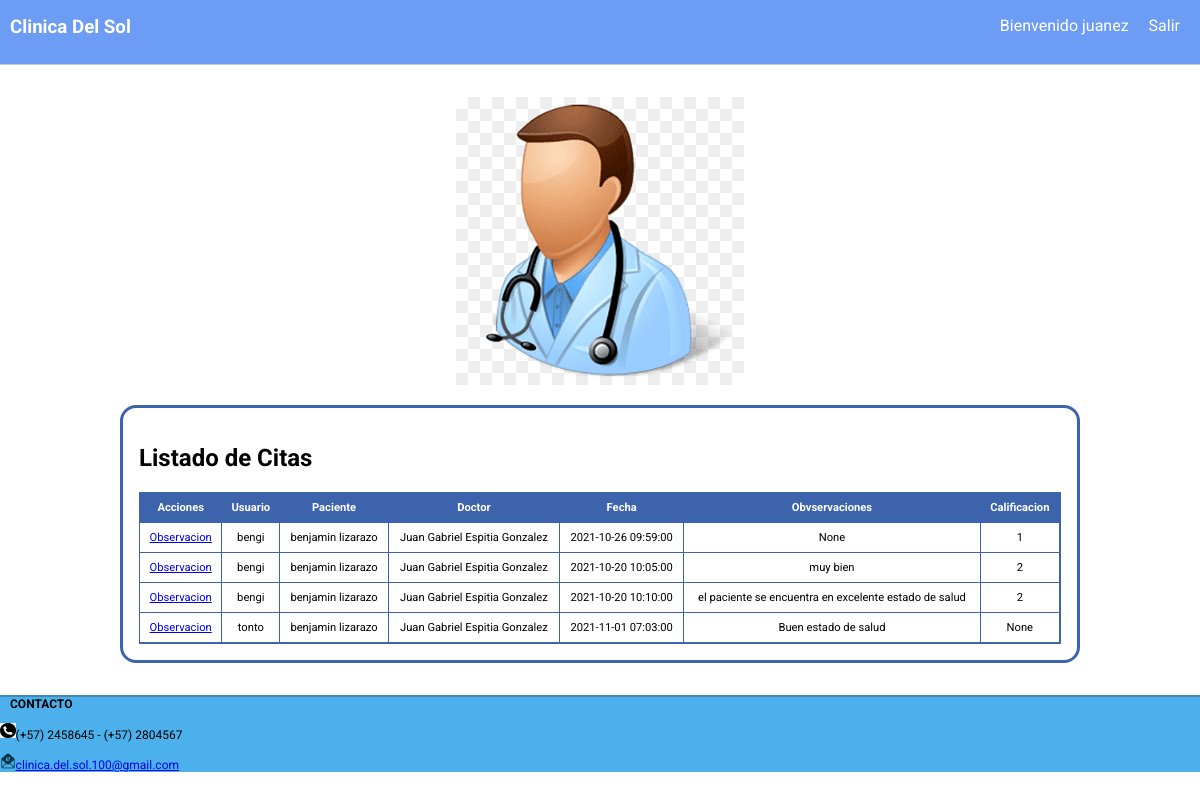
The app's page /sesion/medico/ver_citas/observacion/ (signed in), older data.
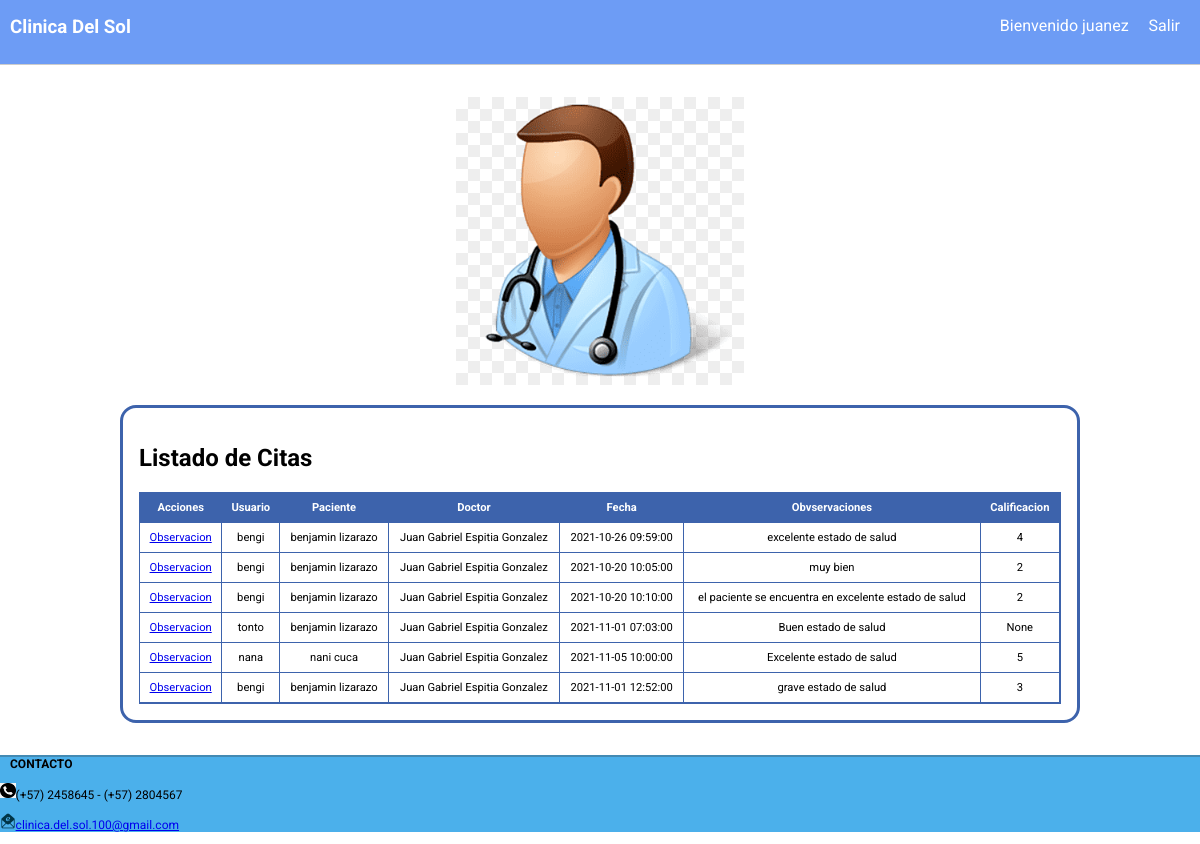
The same page, newer data.
### tables this page shows
CREATE TABLE citas (id INTEGER PRIMARY KEY AUTOINCREMENT NOT NULL, usuario CHAR (150) NOT NULL, paciente CHAR (100) NOT NULL, doctor CHAR (150) NOT NULL, fecha CHAR (500) NOT NULL UNIQUE, observaciones CHAR (150), calificacion CHAR (10));

### app.py (the view)
@app.route('/sesion/medico/ver_citas/observacion/', methods=["GET"])
@login_required_medico
def get_listado_mensajes_medico2():
    formulario = FormRegistro(request.form)
    nombre_usuario = session.get('nombre_usuario')
    formulario.nombre.data = nombre_usuario
    obj_loco = paciente.cargar2(formulario.nombre.data)
    formulario.documento.data = obj_loco.nombre
    formulario.usuario.data = obj_loco.usuario
    objeto_cita = citas(  None,None,formulario.documento.data, None,None, None)
    if objeto_cita.listado2():
        return render_template('lista_medico2.html',lista=objeto_cita.listado2(), aver=nombre_usuario )

### app.py (called while the page is built)
def login_required_medico(view):
    @functools.wraps(view)
    def wrapped_view(**kwargs):
        if g.medic is None:
            return redirect( url_for('sesion_medico') )
        return view(**kwargs)
    return wrapped_view

@app.before_request
def cargar_usuario_autenticado():
    nombre_usuario = session.get('nombre_usuario')
    if nombre_usuario is None:
        g.user = None
    else:
        g.user = paciente.cargar(nombre_usuario)

@app.before_request
def cargar_medico_autenticado():
    nombre_usuario = session.get('nombre_usuario')
    if nombre_usuario is None:
        g.medic = None
    else:
        g.medic = paciente.cargar2(nombre_usuario)

@app.before_request
def cargar_admin_autenticado():
    nombre_usuario = session.get('nombre_usuario')
    if nombre_usuario is None:
        g.admin = None
    else:
        g.admin = paciente.cargaradmin(nombre_usuario)

### db.py (called while the page is built)
def conectar():
    try:
        conn = sqlite3.connect('db/clinica.db')
        return conn
    except Error as err:
        print("Ocurrió un error al establecer la conexión: " + str(err))
        return None

### templates/lista_medico2.html
{% extends 'layout.html' %}
{% block contenido %}
<div class="formulario">
    <h2>Listado de Citas</h2>
    <table class="tabla">
        <tr>
            <th>Acciones</th>
            <th>Usuario</th>
            <th>Paciente</th>
            <th>Doctor</th>
            <th>Fecha</th>
            <th>Obvservaciones</th>
            <th>Calificacion</th>
        </tr>
        {% if lista %}
            {% for item in lista %}
                <tr>
                    <td>
                        <a href="{{ url_for('get_observacion',fecha = item.fecha)}}">Observacion</a>
                    </td>
                    <td>{{ item.usuario }}</td>
                    <td>{{ item.paciente }}</td>
                    <td>{{ item.doctor }}</td>
                    <td>{{ item.fecha }}</td>
                    <td>{{ item.observaciones }}</td>
                    <td>{{ item.calificacion }}</td>
                </tr>
            {% endfor %}
        {% else %}
                <tr>
                    <td colspan="5">No se encontraron citas en la base de datos</td>
                </tr>
        {% endif %}
    </table>
</div>
{% endblock %}

Row changes from the older to the newer data that the page shows:
changed citas: observaciones "None" → "excelente estado de salud"; calificacion "1" → "4"
added citas: usuario "nana", paciente "nani cuca", doctor "Juan Gabriel Espitia Gonzalez", fecha "2021-11-05 10:00:00", observaciones "Excelente estado de salud", calificacion "5"
added citas: usuario "bengi", paciente "benjamin lizarazo", doctor "Juan Gabriel Espitia Gonzalez", fecha "2021-11-01 12:52:00", observaciones "grave estado de salud", calificacion "3"
